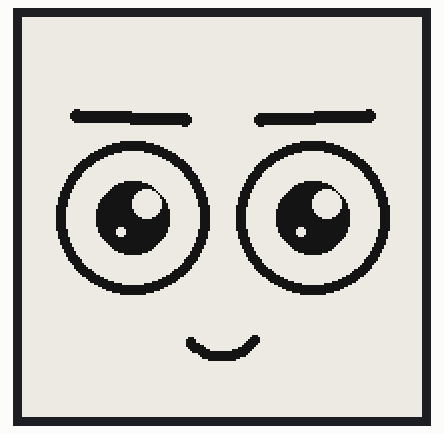
This sketch was run on a simulated ESP32. Shown: 200×200 one-colour display. Random numbers use the default seed unless the sketch sets one.

Above: at 0.6 s.
At 3.7 s:
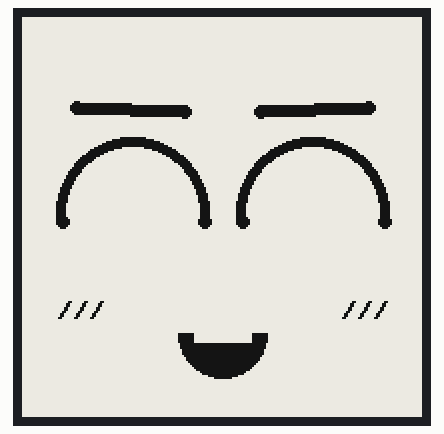
At 7.5 s:
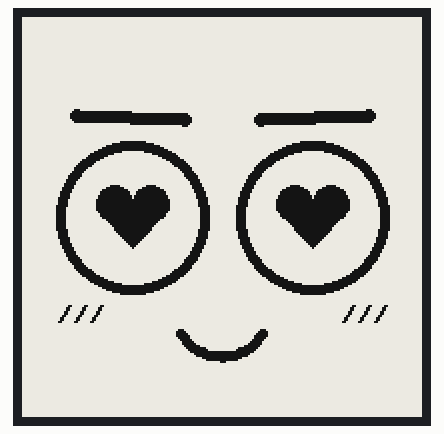
At 9.1 s:
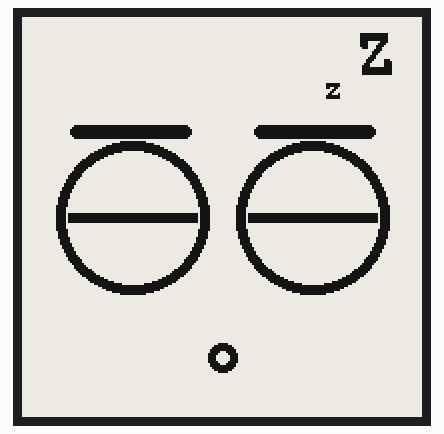
At 30.0 s:
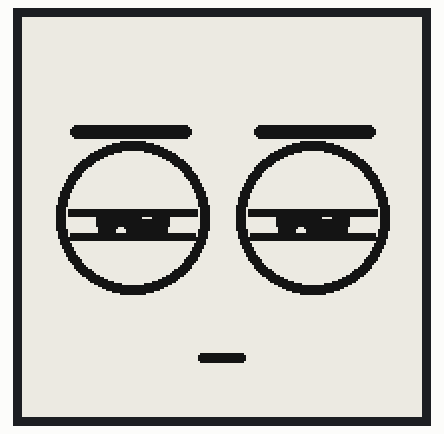
At 39.2 s:
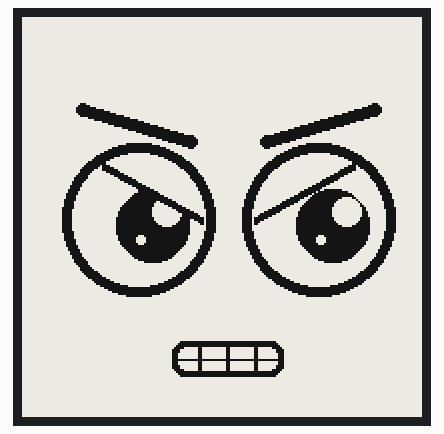

The sketch:

robot_eyes_e_paper.ino
```cpp
#include <GxEPD2_BW.h>
#include <Fonts/FreeMonoBold9pt7b.h>
#include <Fonts/FreeMonoBold18pt7b.h>

// Animated cartoon face on 1.54" e-paper: eyes (iris, lids, brows) + mouth.
// DEMO_MODE 1 = scripted show for filming, 0 = random idle life (use with sensors).
#define DEMO_MODE 1

// Pins: CS=5, DC=17, RST=16, BUSY=4
GxEPD2_BW<GxEPD2_154_D67, GxEPD2_154_D67::HEIGHT> display(
    GxEPD2_154_D67(5, 17, 16, 4));

enum Mood { NEUTRAL, HAPPY, SAD, ANGRY, SLEEPY, SURPRISED, LOVE };

const int16_t CX = 100, CY = 100;      // eye line centre
const int16_t MOUTH_Y = 170;           // mouth centre
const int16_t EYE_GAP = 90;            // distance between eye centres
const int16_t R_OUT = 38, R_IN = 33;   // eyeball outline (5px thick)

float   eyeX = 0, eyeY = 0;    // look direction -1..1
uint8_t eyeOpen = 100;         // 0..100 %
Mood    mood = NEUTRAL;
uint8_t partialCount = 0;      // full refresh now and then to clear ghosting

// ---------- drawing ----------
void drawHeart(int16_t cx, int16_t cy, int16_t r) {
  display.fillCircle(cx - r, cy, r, GxEPD_BLACK);
  display.fillCircle(cx + r, cy, r, GxEPD_BLACK);
  display.fillTriangle(cx - 2 * r, cy + 2, cx + 2 * r, cy + 2, cx, cy + 2 * r + r / 2, GxEPD_BLACK);
}

void drawBrow(int16_t x1, int16_t y1, int16_t x2, int16_t y2) {   // 6px thick bar
  display.fillTriangle(x1, y1, x2, y2, x2, y2 + 6, GxEPD_BLACK);
  display.fillTriangle(x1, y1, x1, y1 + 6, x2, y2 + 6, GxEPD_BLACK);
  display.fillCircle(x1, y1 + 3, 3, GxEPD_BLACK);
  display.fillCircle(x2, y2 + 3, 3, GxEPD_BLACK);
}

// side = -1 for left eye, +1 for right eye (points to the outer corner)
void drawEye(int16_t cx, int16_t cy, int8_t side) {
  // eyeball with thick outline
  display.fillCircle(cx, cy, R_OUT, GxEPD_BLACK);
  display.fillCircle(cx, cy, R_IN, GxEPD_WHITE);

  if (mood == HAPPY && eyeOpen > 50) {             // classic ^ ^ smiling eyes
    display.fillRect(cx - R_OUT - 1, cy + 4, 2 * R_OUT + 3, R_OUT, GxEPD_WHITE);
    display.fillCircle(cx - R_OUT + 3, cy + 4, 3, GxEPD_BLACK);   // round the ends
    display.fillCircle(cx + R_OUT - 2, cy + 4, 3, GxEPD_BLACK);
  } else {
    // iris + pupil shine (moves inside the eyeball)
    int16_t ix = cx + eyeX * 13, iy = cy + eyeY * 11;
    if (mood == LOVE) {
      drawHeart(ix, iy - 7, 9);
    } else {
      int16_t ir = (mood == SURPRISED) ? 12 : 18;
      display.fillCircle(ix, iy, ir, GxEPD_BLACK);
      display.fillCircle(ix + ir / 3 + 1, iy - ir / 3 - 1, ir / 3 + 1, GxEPD_WHITE);  // big shine
      display.fillCircle(ix - ir / 3, iy + ir / 3 + 1, 2, GxEPD_WHITE);              // small shine
    }

    // eyelids, drawn column by column so they can be slanted or curved
    float shut = (100 - eyeOpen) / 100.0f;            // 0 = open, 1 = closed
    for (int16_t dx = -R_IN; dx <= R_IN; dx++) {
      int16_t half = sqrt((float)(R_IN * R_IN - dx * dx));
      int16_t top = cy - half, bot = cy + half;
      float up = -R_IN + shut * R_IN;                  // upper lid (blink)
      float lo =  R_IN - shut * R_IN;                  // lower lid (blink)
      switch (mood) {
        case SLEEPY: up = max(up, -2.0f); break;                          // heavy lids
        case ANGRY:  up = max(up, -16.0f - 0.55f * side * dx); break;     // inner side low
        case SAD:    up = max(up, -16.0f + 0.50f * side * dx); break;     // outer side low
        default: break;
      }
      int16_t x = cx + dx, uy = cy + up, ly = cy + lo;
      if (uy > top) {
        display.drawFastVLine(x, top, min(uy, bot) - top, GxEPD_WHITE);
        if (uy < bot) display.drawFastVLine(x, uy - 2, 4, GxEPD_BLACK);   // lid edge
      }
      if (ly < bot) {
        int16_t from = max(ly, top);
        display.drawFastVLine(x, from, bot - from + 1, GxEPD_WHITE);
        if (ly > top) display.drawFastVLine(x, ly - 1, 4, GxEPD_BLACK);
      }
    }
  }

  // eyebrows: (inner y, outer y) above the eye centre
  int8_t inY, outY;
  switch (mood) {
    case ANGRY:     inY = -42; outY = -58; break;
    case SAD:       inY = -60; outY = -46; break;
    case SURPRISED: inY = -64; outY = -62; break;
    case SLEEPY:    inY = -46; outY = -46; break;
    case HAPPY:     inY = -54; outY = -56; break;
    default:        inY = -52; outY = -54; break;
  }
  drawBrow(cx - side * 26, cy + inY, cx + side * 28, cy + outY);
}

void thickArc(int16_t cx, int16_t cy, int16_t r, int16_t a0, int16_t a1) {   // degrees, 0 = right, 90 = down
  for (int16_t a = a0; a <= a1; a += 4) {
    float rad = a * DEG_TO_RAD;
    display.fillCircle(cx + r * cos(rad), cy + r * sin(rad), 2, GxEPD_BLACK);
  }
}

void drawCheeks(int16_t ox, int16_t oy) {          // blush "///" under the eyes
  const int16_t cheekX[] = {18, 160};
  for (int16_t x0 : cheekX)
    for (uint8_t i = 0; i < 3; i++) {
      int16_t x = x0 + ox + i * 8, y = CY + 44 + oy;
      display.drawLine(x, y + 8, x + 5, y, GxEPD_BLACK);
      display.drawLine(x + 1, y + 8, x + 6, y, GxEPD_BLACK);
    }
}

void drawMouth(int16_t mx, int16_t my) {
  switch (mood) {
    case HAPPY:                                    // big open D smile with teeth
      display.fillCircle(mx, my - 10, 22, GxEPD_BLACK);
      display.fillRect(mx - 23, my - 33, 47, 23, GxEPD_WHITE);
      display.fillRect(mx - 14, my - 10, 29, 5, GxEPD_WHITE);
      break;
    case SAD:       thickArc(mx, my + 16, 20, 215, 325); break;      // frown
    case SURPRISED:                                // "O"
      display.fillCircle(mx, my, 13, GxEPD_BLACK);
      display.fillCircle(mx, my, 7, GxEPD_WHITE);
      break;
    case ANGRY:                                    // gritted teeth
      display.fillRoundRect(mx - 28, my - 9, 56, 18, 6, GxEPD_BLACK);
      display.fillRoundRect(mx - 25, my - 6, 50, 12, 4, GxEPD_WHITE);
      display.drawFastHLine(mx - 25, my, 50, GxEPD_BLACK);
      for (int8_t t = -14; t <= 14; t += 14) display.fillRect(mx + t - 1, my - 6, 2, 12, GxEPD_BLACK);
      break;
    case SLEEPY:
      if (eyeOpen <= 25) {                         // snoring "o"
        display.fillCircle(mx, my, 7, GxEPD_BLACK);
        display.fillCircle(mx, my, 3, GxEPD_WHITE);
      } else display.fillRoundRect(mx - 12, my - 2, 24, 5, 2, GxEPD_BLACK);
      break;
    case LOVE:      thickArc(mx, my - 24, 24, 30, 150); break;       // wide smile
    default:        thickArc(mx, my - 20, 20, 35, 145); break;       // gentle smile
  }
}

void render() {
  if (++partialCount >= 80) { display.setFullWindow(); partialCount = 0; }
  else display.setPartialWindow(0, 0, 200, 200);
  display.firstPage();
  do {
    display.fillScreen(GxEPD_WHITE);
    int16_t ox = eyeX * 5, oy = eyeY * 4;          // whole face shifts a little too
    drawEye(CX - EYE_GAP / 2 + ox, CY + oy, -1);
    drawEye(CX + EYE_GAP / 2 + ox, CY + oy,  1);
    drawMouth(CX + ox, MOUTH_Y + oy);
    if (mood == HAPPY || mood == LOVE) drawCheeks(ox, oy);
    if (mood == SLEEPY && eyeOpen <= 25) {               // Zzz
      display.setTextColor(GxEPD_BLACK);
      display.setFont(&FreeMonoBold9pt7b);
      display.setCursor(150, 40); display.print("z");
      display.setFont(&FreeMonoBold18pt7b);
      display.setCursor(166, 28); display.print("Z");
    }
  } while (display.nextPage());
}

// ---------- actions (call these from sensors later) ----------
// Every render() is one e-paper refresh (~0.3s), so each action uses as few frames as possible.
void lookAt(float tx, float ty) { eyeX = tx; eyeY = ty; render(); }   // -1..1 : left/right, up/down

void face(Mood m, float tx, float ty) {  // change mood + look direction in ONE refresh
  mood = m; eyeX = tx; eyeY = ty; render();
}

void blink() {
  uint8_t keep = eyeOpen;
  eyeOpen = 0;  render();
  eyeOpen = keep; render();
}

void setMood(Mood m) { mood = m; render(); }

void fallAsleep() {
  mood = SLEEPY;
  eyeOpen = 30; render();
  eyeOpen = 0;  render();
}

void wakeUp() {
  eyeOpen = 100;
  setMood(SURPRISED);
  delay(300);
  setMood(NEUTRAL);
}

// ---------- sensor hooks (fill in later) ----------
// Return true when a sensor reacted, so the idle/demo behaviour skips this round.
bool checkSensors() {
  // Touch sensor (TTP223) on GPIO 32 -> love eyes:
  //   if (digitalRead(32) == HIGH) { setMood(LOVE); delay(1500); setMood(HAPPY); return true; }
  //
  // PIR motion (HC-SR501) on GPIO 33 -> wakes up surprised when someone walks by:
  //   if (digitalRead(33) == HIGH && mood == SLEEPY) { wakeUp(); return true; }
  //
  // LDR on GPIO 34 (analog) -> sleeps when the room gets dark:
  //   if (analogRead(34) < 500 && mood != SLEEPY) { fallAsleep(); return true; }
  //
  // Ultrasonic HC-SR04 -> too close = angry, close = surprised:
  //   float cm = readDistanceCm();
  //   if (cm < 8)  { setMood(ANGRY);     return true; }
  //   if (cm < 25) { setMood(SURPRISED); return true; }
  return false;
}

// ---------- behaviours ----------
void demoShow() {                         // scripted ~15s for the Short
  eyeOpen = 100;
  face(NEUTRAL, 0, 0);
  blink();
  lookAt(-1, 0);
  lookAt(1, 0);
  face(HAPPY, 0, -0.6);     delay(500);
  face(SURPRISED, 0, 0);    delay(300);
  face(ANGRY, 0.6, 0.3);    delay(500);
  face(SAD, -0.5, 0.8);     delay(500);
  face(LOVE, 0, 0);         delay(600);
  fallAsleep();             delay(800);
  wakeUp();
}

void idleLife() {                         // random, alive-looking behaviour
  uint8_t r = random(100);
  if (r < 45)      lookAt(random(-10, 11) / 10.0f, random(-8, 9) / 10.0f);
  else if (r < 75) blink();
  else if (r < 90) { setMood((Mood)random(0, 4)); }
  else             face(NEUTRAL, 0, 0);
  delay(random(300, 1500));
}

void setup() {
  display.init(115200);
  display.setRotation(1);
  randomSeed(esp_random());
  // pinMode(32, INPUT); pinMode(33, INPUT);   // enable when sensors are wired
  partialCount = 39;                       // first frame = full refresh
  render();
}

void loop() {
  if (checkSensors()) return;
#if DEMO_MODE
  demoShow();
#else
  idleLife();
#endif
}
```

Measured:
- what the display in image 1 shows lasts 1.0 s, from 3.6 s to 4.6 s
- what the display in image 2 shows lasts 1.1 s, from 7.5 s to 8.6 s
- what the display in image 3 shows lasts 1.3 s, from 9.1 s to 10.4 s
- what the display in image 4 shows lasts 2.2 s, from 29.9 s to 32.1 s
